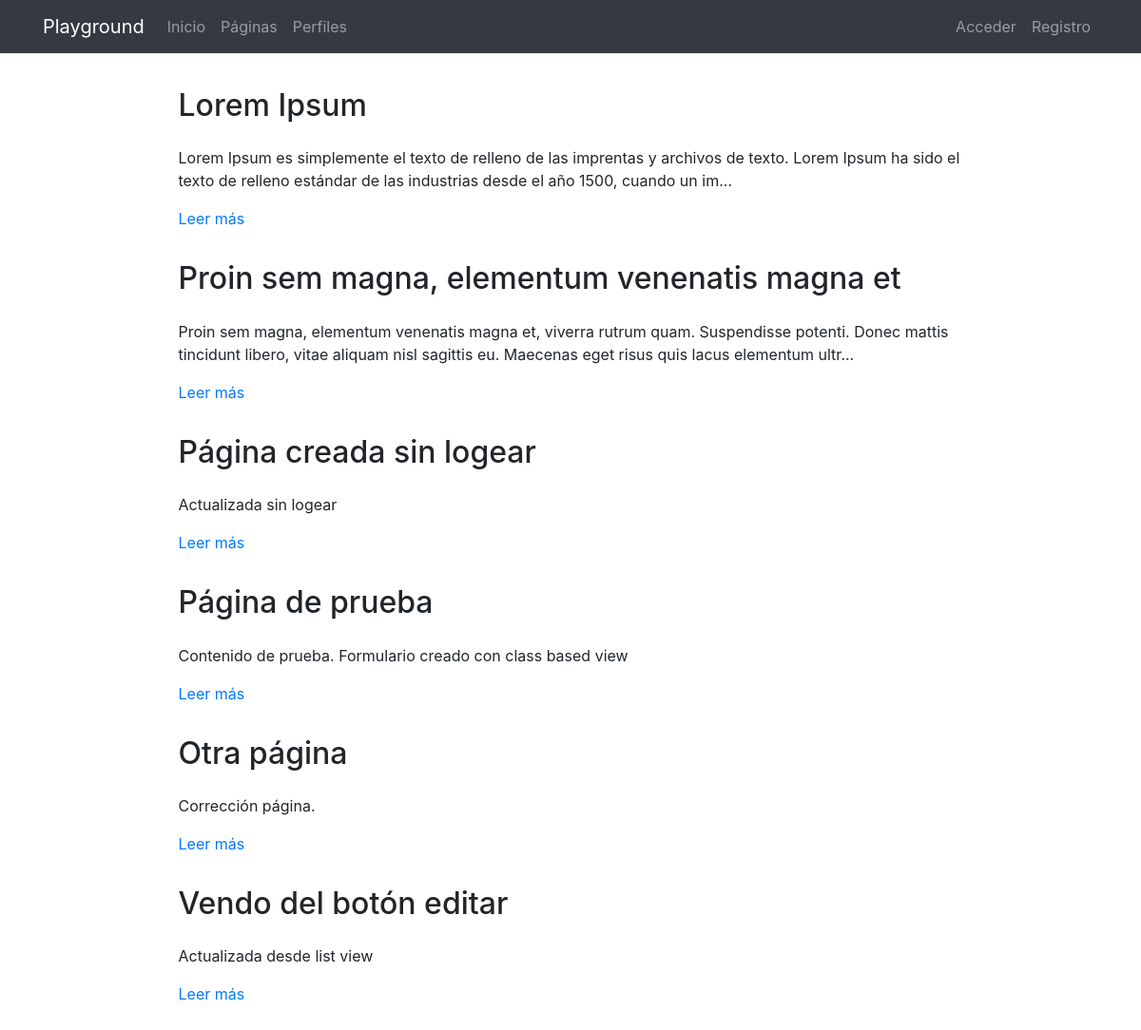
Page /pages/ on the earlier database version.
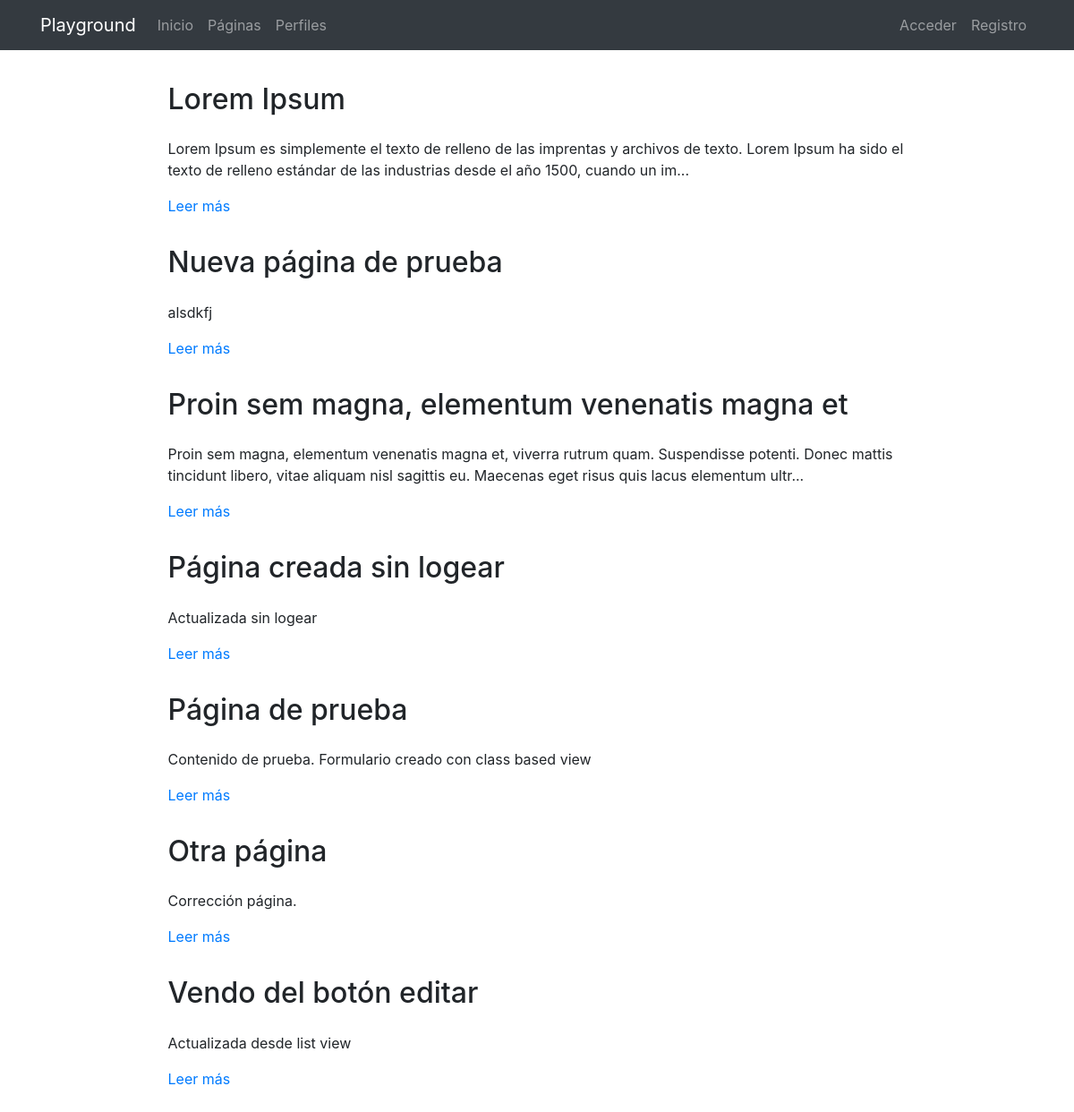
Same page on the later database version.
### pages/models.py (models this page shows, shortened)
class Page(models.Model):
    title = models.CharField(verbose_name="Título", max_length=200)
    content = RichTextField(verbose_name="Contenido")
    order = models.SmallIntegerField(verbose_name="Orden", default=0)
    created = models.DateTimeField(
        auto_now_add=True, verbose_name="Fecha de creación")
    updated = models.DateTimeField(
        auto_now=True, verbose_name="Fecha de edición")
    class Meta:
        verbose_name = "página"
        verbose_name_plural = "páginas"
        ordering = ['order', 'title']

### pages/views.py (the view)
# urls.py: path('', PageListView.as_view(), name='pages'),
class PageListView(ListView):
    model = Page

### pages/templates/pages/page_list.html (shortened to what this page needs)
{% extends 'core/base.html' %}
{% load static %}
{% block content %}
{% include 'pages/includes/pages_menu.html' %}
<main role="main">
  <div class="container mb-4">
    {% for page in object_list %}
      <div class="row mt-3">
        <div class="col-md-9 mx-auto">
          <h2 class="mb-4">{{page.title}}</h2>
          <div>
            <p>{{page.content|striptags|safe|truncatechars:"200"}}</p>
            <p><a href="{% url 'page:page' page.id page.title|slugify %}">Leer más</a>
            </p>
          </div>
        </div>
      </div>
    {% endfor %}
  </div>
</main>
{% endblock %}

Differences in the rows shown:
added Page: title "Nueva página de prueba", content "alsdkfj"
